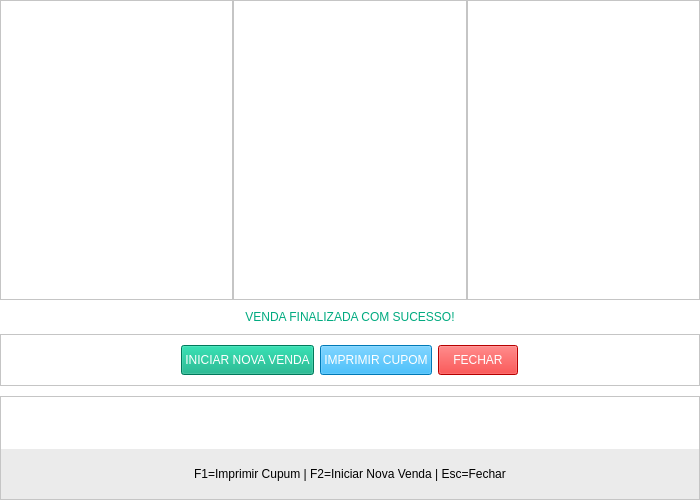
<?xml version="1.0" encoding="UTF-8"?>
<ui version="4.0">
 <class>MainWindow</class>
 <widget class="QMainWindow" name="MainWindow">
  <property name="geometry">
   <rect>
    <x>0</x>
    <y>0</y>
    <width>700</width>
    <height>500</height>
   </rect>
  </property>
  <property name="minimumSize">
   <size>
    <width>700</width>
    <height>500</height>
   </size>
  </property>
  <property name="maximumSize">
   <size>
    <width>700</width>
    <height>500</height>
   </size>
  </property>
  <property name="windowTitle">
   <string>MainWindow</string>
  </property>
  <property name="styleSheet">
   <string notr="true">background-color: rgb(240, 240, 240);</string>
  </property>
  <widget class="QWidget" name="centralwidget">
   <property name="minimumSize">
    <size>
     <width>700</width>
     <height>0</height>
    </size>
   </property>
   <property name="styleSheet">
    <string notr="true">background-color: rgb(255, 255, 255);</string>
   </property>
   <layout class="QVBoxLayout" name="verticalLayout">
    <property name="leftMargin">
     <number>0</number>
    </property>
    <property name="topMargin">
     <number>0</number>
    </property>
    <property name="rightMargin">
     <number>0</number>
    </property>
    <property name="bottomMargin">
     <number>0</number>
    </property>
    <item>
     <widget class="QFrame" name="frame">
      <property name="frameShape">
       <enum>QFrame::NoFrame</enum>
      </property>
      <property name="frameShadow">
       <enum>QFrame::Raised</enum>
      </property>
      <layout class="QVBoxLayout" name="verticalLayout_3">
       <property name="spacing">
        <number>10</number>
       </property>
       <property name="leftMargin">
        <number>0</number>
       </property>
       <property name="topMargin">
        <number>0</number>
       </property>
       <property name="rightMargin">
        <number>0</number>
       </property>
       <property name="bottomMargin">
        <number>0</number>
       </property>
       <item>
        <widget class="QFrame" name="frame_2">
         <property name="minimumSize">
          <size>
           <width>0</width>
           <height>300</height>
          </size>
         </property>
         <property name="styleSheet">
          <string notr="true">background-color: rgb(255, 255, 255);</string>
         </property>
         <property name="frameShape">
          <enum>QFrame::NoFrame</enum>
         </property>
         <property name="frameShadow">
          <enum>QFrame::Raised</enum>
         </property>
         <layout class="QGridLayout" name="gridLayout">
          <property name="leftMargin">
           <number>0</number>
          </property>
          <property name="topMargin">
           <number>0</number>
          </property>
          <property name="rightMargin">
           <number>0</number>
          </property>
          <property name="bottomMargin">
           <number>0</number>
          </property>
          <property name="spacing">
           <number>0</number>
          </property>
          <item row="0" column="0">
           <widget class="QFrame" name="frame_9">
            <property name="frameShape">
             <enum>QFrame::StyledPanel</enum>
            </property>
            <property name="frameShadow">
             <enum>QFrame::Raised</enum>
            </property>
           </widget>
          </item>
          <item row="0" column="1">
           <widget class="QFrame" name="frame_10">
            <property name="frameShape">
             <enum>QFrame::StyledPanel</enum>
            </property>
            <property name="frameShadow">
             <enum>QFrame::Raised</enum>
            </property>
            <layout class="QGridLayout" name="gridLayout_4">
             <item row="0" column="0">
              <widget class="QLabel" name="Lb_Imagem">
               <property name="maximumSize">
                <size>
                 <width>16777215</width>
                 <height>16777215</height>
                </size>
               </property>
               <property name="text">
                <string/>
               </property>
               <property name="textFormat">
                <enum>Qt::AutoText</enum>
               </property>
               <property name="pixmap">
                <pixmap>../../img/VENDA.png</pixmap>
               </property>
               <property name="scaledContents">
                <bool>true</bool>
               </property>
               <property name="alignment">
                <set>Qt::AlignCenter</set>
               </property>
               <property name="wordWrap">
                <bool>false</bool>
               </property>
               <property name="margin">
                <number>0</number>
               </property>
               <property name="openExternalLinks">
                <bool>false</bool>
               </property>
               <property name="textInteractionFlags">
                <set>Qt::NoTextInteraction</set>
               </property>
              </widget>
             </item>
            </layout>
           </widget>
          </item>
          <item row="0" column="2">
           <widget class="QFrame" name="frame_11">
            <property name="frameShape">
             <enum>QFrame::StyledPanel</enum>
            </property>
            <property name="frameShadow">
             <enum>QFrame::Raised</enum>
            </property>
           </widget>
          </item>
         </layout>
        </widget>
       </item>
       <item>
        <widget class="QFrame" name="frame_3">
         <property name="maximumSize">
          <size>
           <width>16777215</width>
           <height>50</height>
          </size>
         </property>
         <property name="frameShape">
          <enum>QFrame::NoFrame</enum>
         </property>
         <property name="frameShadow">
          <enum>QFrame::Raised</enum>
         </property>
         <layout class="QGridLayout" name="gridLayout_2">
          <property name="leftMargin">
           <number>0</number>
          </property>
          <property name="topMargin">
           <number>0</number>
          </property>
          <property name="rightMargin">
           <number>0</number>
          </property>
          <property name="bottomMargin">
           <number>0</number>
          </property>
          <property name="spacing">
           <number>0</number>
          </property>
          <item row="0" column="0">
           <widget class="QLabel" name="label">
            <property name="styleSheet">
             <string notr="true">background-color: rgb(255, 255, 255);
font: 57 italic 12pt &quot;Roboto&quot;;
color: rgb(0, 170, 127);</string>
            </property>
            <property name="text">
             <string>VENDA FINALIZADA COM SUCESSO!</string>
            </property>
            <property name="alignment">
             <set>Qt::AlignCenter</set>
            </property>
           </widget>
          </item>
         </layout>
        </widget>
       </item>
       <item>
        <widget class="QFrame" name="frame_4">
         <property name="frameShape">
          <enum>QFrame::NoFrame</enum>
         </property>
         <property name="frameShadow">
          <enum>QFrame::Raised</enum>
         </property>
         <layout class="QHBoxLayout" name="horizontalLayout">
          <property name="spacing">
           <number>0</number>
          </property>
          <property name="leftMargin">
           <number>0</number>
          </property>
          <property name="topMargin">
           <number>0</number>
          </property>
          <property name="rightMargin">
           <number>0</number>
          </property>
          <property name="bottomMargin">
           <number>0</number>
          </property>
          <item>
           <widget class="QFrame" name="frame_7">
            <property name="styleSheet">
             <string notr="true">background-color: rgb(255, 255, 255);</string>
            </property>
            <property name="frameShape">
             <enum>QFrame::StyledPanel</enum>
            </property>
            <property name="frameShadow">
             <enum>QFrame::Raised</enum>
            </property>
            <layout class="QVBoxLayout" name="verticalLayout_2">
             <property name="spacing">
              <number>0</number>
             </property>
             <property name="leftMargin">
              <number>0</number>
             </property>
             <property name="topMargin">
              <number>0</number>
             </property>
             <property name="rightMargin">
              <number>0</number>
             </property>
             <property name="bottomMargin">
              <number>0</number>
             </property>
             <item>
              <widget class="QFrame" name="frame_5">
               <property name="minimumSize">
                <size>
                 <width>0</width>
                 <height>50</height>
                </size>
               </property>
               <property name="frameShape">
                <enum>QFrame::NoFrame</enum>
               </property>
               <property name="frameShadow">
                <enum>QFrame::Raised</enum>
               </property>
               <layout class="QHBoxLayout" name="horizontalLayout_2">
                <item>
                 <spacer name="horizontalSpacer_2">
                  <property name="orientation">
                   <enum>Qt::Horizontal</enum>
                  </property>
                  <property name="sizeHint" stdset="0">
                   <size>
                    <width>332</width>
                    <height>20</height>
                   </size>
                  </property>
                 </spacer>
                </item>
                <item>
                 <widget class="QPushButton" name="Bt_NovaVenda">
                  <property name="minimumSize">
                   <size>
                    <width>0</width>
                    <height>30</height>
                   </size>
                  </property>
                  <property name="styleSheet">
                   <string notr="true">background-color: rgb(0, 170, 127);
font: 75 10pt &quot;Arial&quot;;
color: rgb(255, 255, 255);</string>
                  </property>
                  <property name="text">
                   <string>INICIAR NOVA VENDA</string>
                  </property>
                 </widget>
                </item>
                <item>
                 <widget class="QPushButton" name="Bt_Imprimir">
                  <property name="minimumSize">
                   <size>
                    <width>0</width>
                    <height>30</height>
                   </size>
                  </property>
                  <property name="styleSheet">
                   <string notr="true">background-color: rgb(0, 170, 255);
font: 75 10pt &quot;Arial&quot;;
color: rgb(255, 255, 255);</string>
                  </property>
                  <property name="text">
                   <string>IMPRIMIR CUPOM</string>
                  </property>
                 </widget>
                </item>
                <item>
                 <widget class="QPushButton" name="Bt_Cancela_venda">
                  <property name="minimumSize">
                   <size>
                    <width>0</width>
                    <height>30</height>
                   </size>
                  </property>
                  <property name="styleSheet">
                   <string notr="true">background-color: rgb(255, 0, 0);
font: 75 10pt &quot;Arial&quot;;
color: rgb(255, 255, 255);</string>
                  </property>
                  <property name="text">
                   <string>FECHAR</string>
                  </property>
                 </widget>
                </item>
                <item>
                 <spacer name="horizontalSpacer">
                  <property name="orientation">
                   <enum>Qt::Horizontal</enum>
                  </property>
                  <property name="sizeHint" stdset="0">
                   <size>
                    <width>332</width>
                    <height>20</height>
                   </size>
                  </property>
                 </spacer>
                </item>
               </layout>
              </widget>
             </item>
            </layout>
           </widget>
          </item>
         </layout>
        </widget>
       </item>
       <item>
        <widget class="QFrame" name="frame_8">
         <property name="maximumSize">
          <size>
           <width>16777215</width>
           <height>150</height>
          </size>
         </property>
         <property name="styleSheet">
          <string notr="true">background-color: rgb(255, 255, 255);</string>
         </property>
         <property name="frameShape">
          <enum>QFrame::StyledPanel</enum>
         </property>
         <property name="frameShadow">
          <enum>QFrame::Raised</enum>
         </property>
         <layout class="QVBoxLayout" name="verticalLayout_4">
          <property name="leftMargin">
           <number>0</number>
          </property>
          <property name="topMargin">
           <number>0</number>
          </property>
          <property name="rightMargin">
           <number>0</number>
          </property>
          <property name="bottomMargin">
           <number>0</number>
          </property>
          <item>
           <spacer name="verticalSpacer">
            <property name="orientation">
             <enum>Qt::Vertical</enum>
            </property>
            <property name="sizeHint" stdset="0">
             <size>
              <width>20</width>
              <height>89</height>
             </size>
            </property>
           </spacer>
          </item>
          <item>
           <widget class="QFrame" name="frame_6">
            <property name="minimumSize">
             <size>
              <width>0</width>
              <height>50</height>
             </size>
            </property>
            <property name="styleSheet">
             <string notr="true">background-color: rgb(235, 235, 235);</string>
            </property>
            <property name="frameShape">
             <enum>QFrame::NoFrame</enum>
            </property>
            <property name="frameShadow">
             <enum>QFrame::Raised</enum>
            </property>
            <layout class="QGridLayout" name="gridLayout_3">
             <property name="leftMargin">
              <number>0</number>
             </property>
             <property name="topMargin">
              <number>0</number>
             </property>
             <property name="rightMargin">
              <number>0</number>
             </property>
             <property name="bottomMargin">
              <number>0</number>
             </property>
             <property name="spacing">
              <number>0</number>
             </property>
             <item row="0" column="0">
              <widget class="QLabel" name="label_3">
               <property name="styleSheet">
                <string notr="true">font: 75 12pt &quot;MS Shell Dlg 2&quot;;</string>
               </property>
               <property name="text">
                <string>F1=Imprimir Cupum | F2=Iniciar Nova Venda | Esc=Fechar</string>
               </property>
               <property name="alignment">
                <set>Qt::AlignCenter</set>
               </property>
              </widget>
             </item>
            </layout>
           </widget>
          </item>
         </layout>
        </widget>
       </item>
      </layout>
     </widget>
    </item>
   </layout>
  </widget>
 </widget>
 <resources/>
 <connections/>
</ui>
